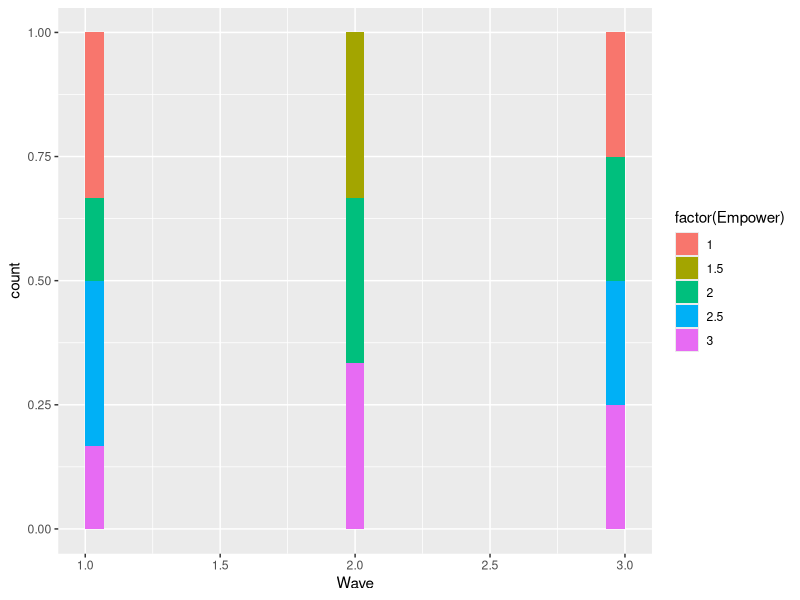

The R source for this figure:
library(ggplot2)

# load nice data and impactpattern, and tags (excluding CrowdSourced)

myData = read.csv("PentagonGrowthClassificationPlus.csv")

# http://docs.ggplot2.org/0.9.3.1/geom_bar.html

ggplot(myData, aes(x=Wave,fill=factor(Empower))) + geom_bar(stat="bin",position="fill")